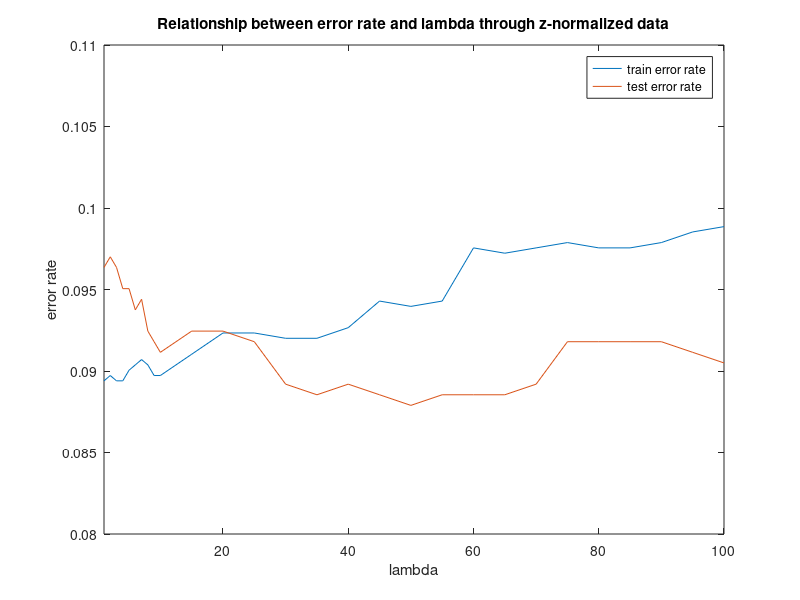

Recreate this plot in MATLAB.
%clear all
clc
load('spamData');
%z-normalized data
znorm_Xtrain = zscore(Xtrain);
znorm_Xtest = zscore(Xtest);
Xtrain_first = ones(3065,1);
Xtest_first = ones(1536,1);

%generate a 57*57 unit matrix to match the equation's matrix dimension
I = eye(57);
for lambda = [1:1:10,15:5:100]  %change lambda according to the CA1 requirement.
    if(lambda <= 10)
    i = lambda;
    else
        i = 8+lambda/5;
    end
    W0_first = 0;   %initate the first feature element to be 0
    mu_first = 1./(1+exp(-W0_first*Xtrain_first));  %using formula to iterate the first feature element (bias) for the first time
    S_first = diag(mu_first.*(1-mu_first));
    g_first = Xtrain_first'*(mu_first - ytrain);    %note: don't apply lambda to the bias
    H_first = Xtrain_first'*S_first*Xtrain_first;
    b = W0_first;   %store the previous W0_first element
    W0_first=b-inv(H_first)*g_first;    %iterate

    Wk = zeros(57,1);   %initate the first Wk from 1 to D(57) dimensions to be 0
    mu = 1./(1+exp(-Wk'*znorm_Xtrain'));
    S = diag(mu.*(1-mu));
    g_reg = znorm_Xtrain'*(mu' - ytrain) + lambda*Wk;  %apply lambda to iterate 
    H_reg = znorm_Xtrain'*S*znorm_Xtrain + lambda* I;
    a = Wk; %store the previous Wk
    Wk = a - inv(H_reg)*g_reg;    %iterate

    while(max(abs(W0_first-b)>0.00001))    %set a theshold 0.01 to detect the last W0 in the iteration     
    mu_first = 1./(1+exp(-W0_first*Xtrain_first));  %iterate without using lambda
    S_first = diag(mu_first.*(1-mu_first));
    g_first = Xtrain_first'*(mu_first - ytrain);
    H_first = Xtrain_first'*S_first*Xtrain_first;
    b = W0_first;
    W0_first=b-inv(H_first)*g_first;
    end

    while(max(abs(Wk-a)>0.00001))  %set a theshold 0.01 to detect the last Wk in the iteration 
    mu = 1./(1+exp(-Wk'*znorm_Xtrain'));   %iterate using lambda
    S = diag(mu.*(1-mu));
    g_reg = znorm_Xtrain'*(mu' - ytrain) + lambda*Wk;
    H_reg = znorm_Xtrain'*S*znorm_Xtrain + lambda* I;
    a = Wk;
    Wk = a - inv(H_reg)*g_reg;
    end
    %calculate train error rate 
    result_train = W0_first*Xtrain_first'+Wk'* znorm_Xtrain';  %calculate log(P(Y=1|Xj)/P(Y=0|Xj))
    yactual_train(result_train > 0) = 1;    %classify 
    yactual_train(result_train <= 0) = 0;

    L_train = yactual_train' - ytrain;  %compare two ytrain matrices and count the different number
    train_error_count = 3065-sum(~L_train(:))+1;
    train_error_rate(i) = train_error_count/3065;

    %calculate test error rate 
    result_test = W0_first*Xtest_first'+Wk'* znorm_Xtest';
    yactual_test(result_test > 0) = 1;
    yactual_test(result_test <= 0) = 0;

    L_test = yactual_test' - ytest;
    test_error_count = 1536-sum(~L_test(:))+1;
    test_error_rate(i) = test_error_count/1536;
end
%plot error rate with different lambda
plot([1:1:10,15:5:100],train_error_rate(1:28));
hold on
plot([1:1:10,15:5:100],test_error_rate(1:28));
axis([1 100 0.08 0.11])
title('Relationship between error rate and lambda through z-normalized data');
xlabel('lambda');
ylabel('error rate');
legend('train error rate','test error rate');
